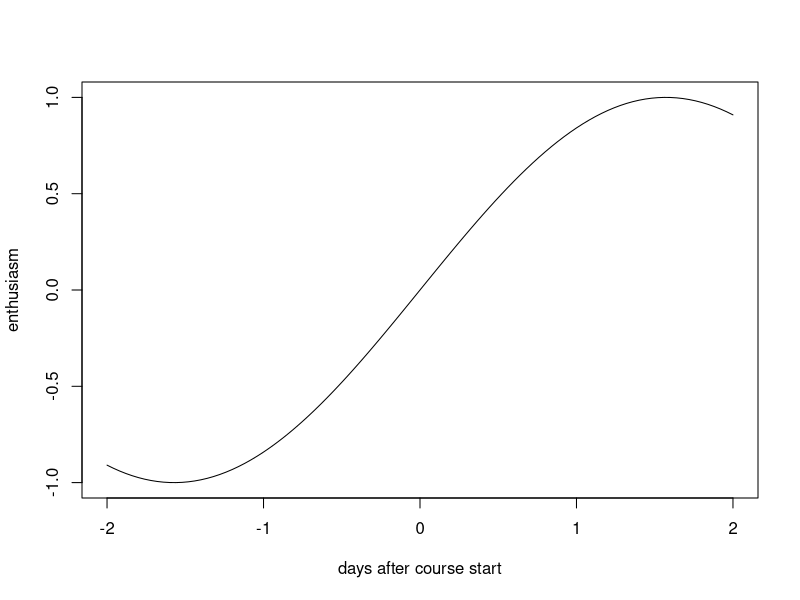

This figure's R source:
## ---- chunk 1
# Let us do something in this "R chunk" .

plot(sin,from=-2,to=2,xlab="days after course start",ylab = "enthusiasm")

